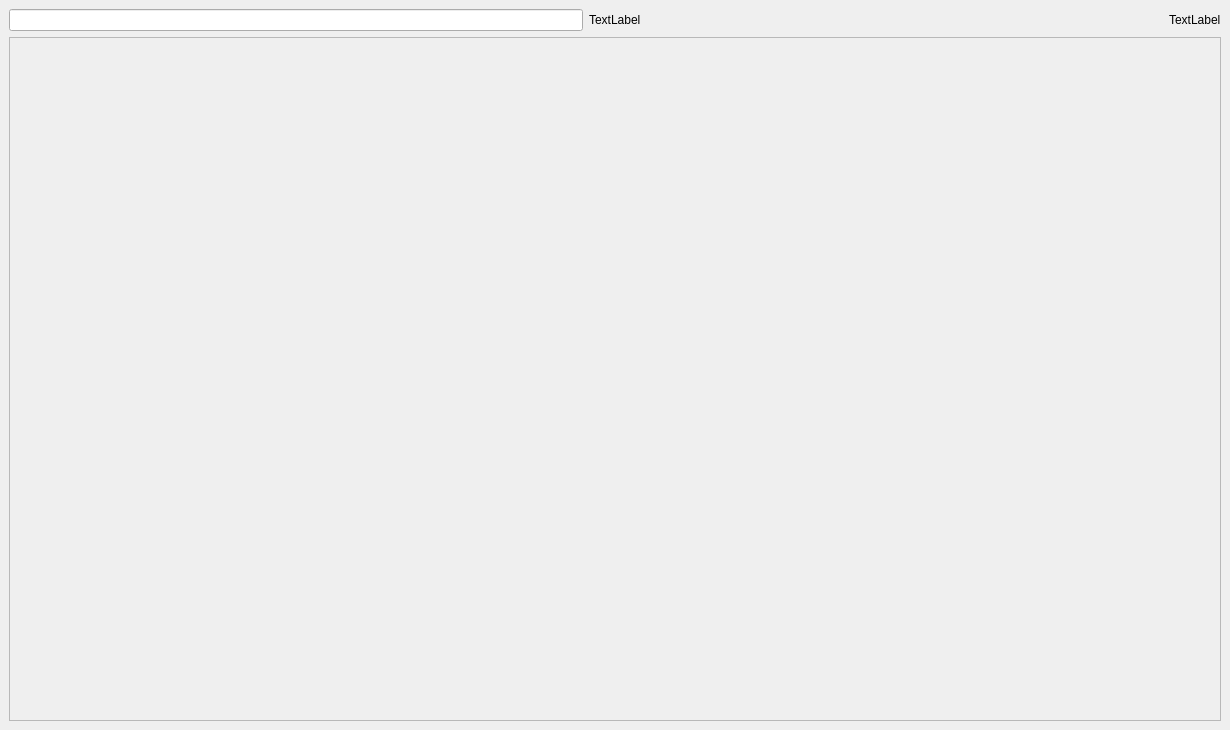
<?xml version="1.0" encoding="UTF-8"?>
<ui version="4.0">
 <class>MainWindow</class>
 <widget class="QMainWindow" name="MainWindow">
  <property name="geometry">
   <rect>
    <x>0</x>
    <y>0</y>
    <width>1230</width>
    <height>730</height>
   </rect>
  </property>
  <property name="windowTitle">
   <string>MainWindow</string>
  </property>
  <widget class="QWidget" name="centralwidget">
   <layout class="QGridLayout" name="gridLayout_2">
    <item row="0" column="2">
     <widget class="QLabel" name="label">
      <property name="sizePolicy">
       <sizepolicy hsizetype="Fixed" vsizetype="Preferred">
        <horstretch>0</horstretch>
        <verstretch>0</verstretch>
       </sizepolicy>
      </property>
      <property name="text">
       <string>TextLabel</string>
      </property>
     </widget>
    </item>
    <item row="0" column="0">
     <widget class="QLineEdit" name="lineEdit">
      <property name="sizePolicy">
       <sizepolicy hsizetype="Preferred" vsizetype="Fixed">
        <horstretch>0</horstretch>
        <verstretch>0</verstretch>
       </sizepolicy>
      </property>
     </widget>
    </item>
    <item row="1" column="0" colspan="3">
     <widget class="QFrame" name="frame">
      <property name="frameShape">
       <enum>QFrame::StyledPanel</enum>
      </property>
      <property name="frameShadow">
       <enum>QFrame::Raised</enum>
      </property>
     </widget>
    </item>
    <item row="0" column="1">
     <widget class="QLabel" name="label_2">
      <property name="text">
       <string>TextLabel</string>
      </property>
     </widget>
    </item>
   </layout>
  </widget>
 </widget>
 <resources/>
 <connections/>
</ui>
